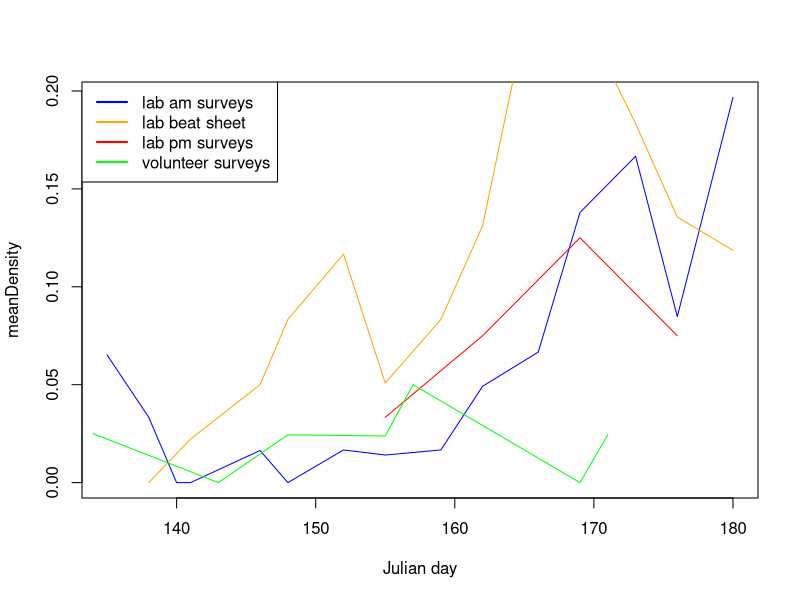
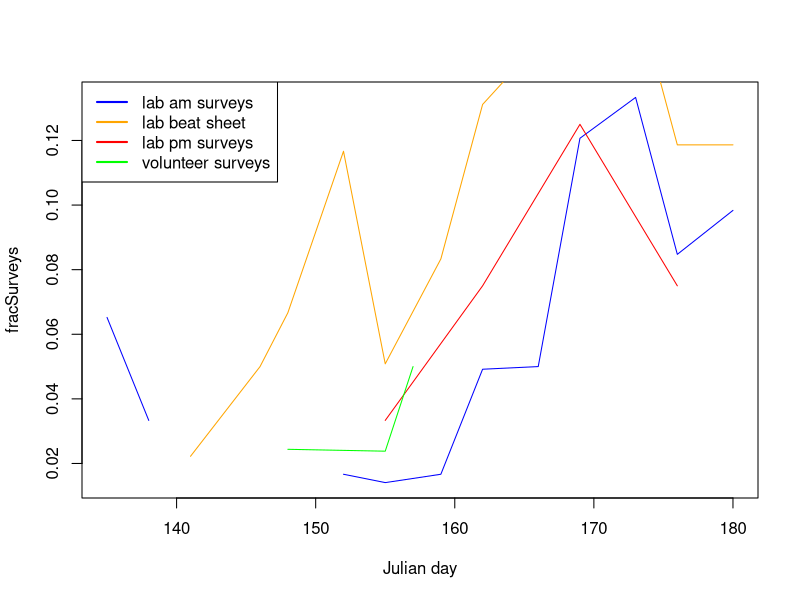
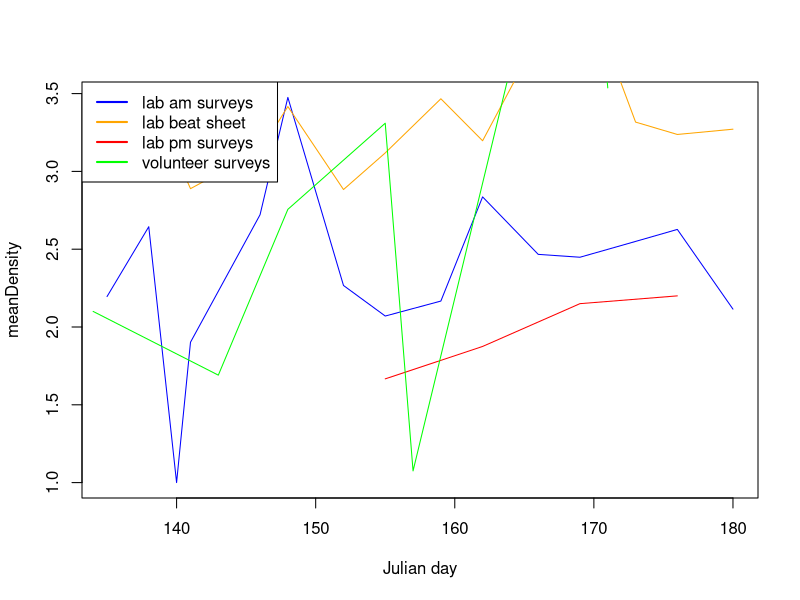
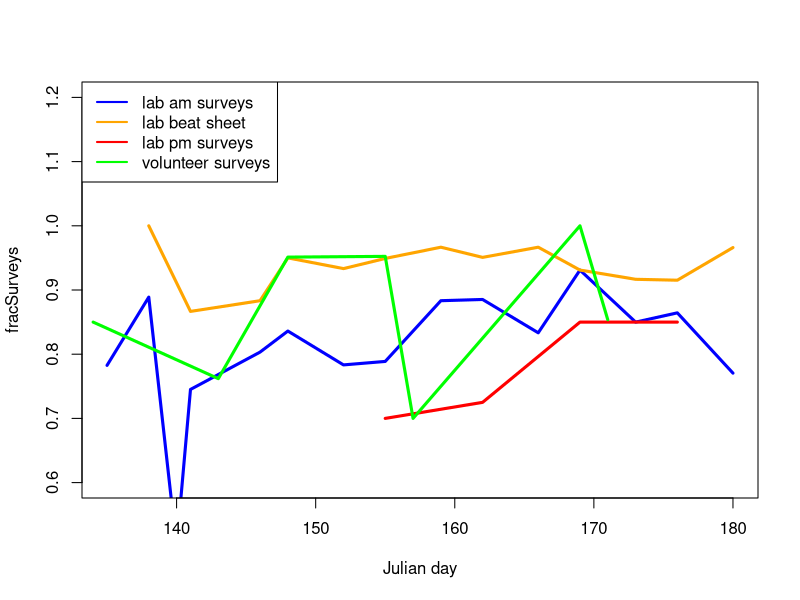
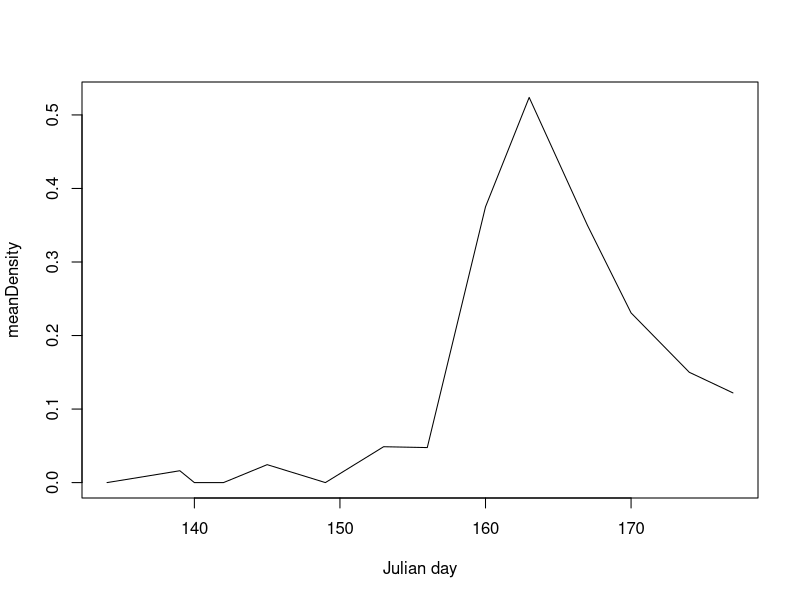

These figures' R source, in order:
################################################
# Script for conducting basic analyses based on 
# Caterpillars Count! data exported from the
# phpMyAdmin project site.

# Data include:
#
# tbl_surveys: date, site, time, and temperature of all survey events
#
# tbl_orders: arthropod observed, their length, and count associated with
#             each survey event

# Load required libraries
library(plyr)
library(dplyr)
library(lubridate)
library(stringr)

# Read in data
surveys = read.csv('data/tbl_surveys.csv', header=F)
orders = read.csv('data/tbl_orders.csv', header=F)

names(surveys) = c('surveyID', 'site', 'userID', 'circle', 'survey', 'dateStart',
                   'dateSubmit', 'tempMin', 'tempMax', 'notes', 'plantSp',
                   'herbivory', 'photo', 'isValid')
names(orders) = c('recordID', 'surveyID', 'arthropod', 'length', 'notes',
                  'count', 'photo', 'time', 'isValid')

# Convert 'survey' field to character from factor
surveys$survey = as.character(surveys$survey)


# Merge orders and surveys table
orders2 = merge(surveys, orders, by = 'surveyID', all.x = T)

orders2$date = as.POSIXlt(word(orders2$dateStart, 1, sep = " "), format = "%m/%d/%Y")
orders2$julianday = yday(orders2$date)

orders3 = orders2[, c('surveyID', 'userID','site', 'survey', 'circle', 'date','julianday',
                      'plantSp','herbivory','arthropod','length',
                      'count','notes.y','notes.x')]

# Add column with arthopod order code
arthcodes = read.csv('arth_codes.csv', header=T)
arthcodes1 = arthcodes[, c('ArthCode', 'DataName')]
names(arthcodes1) = c('arthCode', 'arthropod')
orders4 <- merge(orders3, arthcodes1, all.x = TRUE, sort = FALSE)
orders4 <- orders4[, c('surveyID', 'userID','site', 'survey', 'circle', 'date','julianday',
                        'plantSp','herbivory','arthropod','arthCode','length',
                        'count','notes.y','notes.x')]
orders4 <- orders4[order(orders4$date),]

# Add a column indicating if the leaves were wet
orders4$wetLeaves = c()
tempwet <- sort(c(grep("wet leaves", orders4$notes.x), grep("Wet leaves", orders4$notes.x), 
      grep("very dewy", orders4$notes.x), grep("Wet Leaves", orders4$notes.x)))
orders4$wetLeaves = rep('no', nrow(orders4))
orders4$wetLeaves[tempwet] = 'yes'

#tempwet$wetLeaves = 'yes'
#tempwet1 <- tempwet[, c('surveyID', 'wetLeaves')]
#orders5 <- merge(orders4, tempwet1, by = 'wetLeaves', all.x = T)
#orders5$wetLeaves[is.na(orders5$wetLeaves)] = 'no'


# temp fix of date class
orders4$date = as.character(orders4$date)

# add a year column
tempdate <- substring(orders4$date, 1, 4)
orders4$year = tempdate

# List of unique survey events
events = unique(orders4[, c("surveyID", "userID", "date", "year", "julianday", "site", "circle", "survey")])


# Function for checking survey events for a given site and year

surveyCount = function(events, site, year) {
  subevents = subset(events, site == site & year == year)
  #Count number of survey locations per date
  survcount1 = data.frame(table(subevents$date))
  names(survcount1) = c('date', 'numSurveys')                        
  survcount2 = data.frame(table(subevents[, c('date', 'circle', 'survey')]))
  zerocounts = survcount2[survcount2$Freq == 0,]
  zerocounts = zerocounts[order(zerocounts$date, zerocounts$circle, zerocounts$survey),]
  multicounts = survcount2[survcount2$Freq > 1,]
  multicounts = multicounts[order(multicounts$date, multicounts$circle, multicounts$survey),]
}





# Calculate mean density per survey

meanDensityByDay = function(surveyData,            # merged dataframe of surveys and orders tables
                       ordersToInclude = 'All',       # which arthropod orders to calculate density for (codes)
                       byTreeSpecies = FALSE, # do we want to calculate densities separately for each tree?
                       minLength = 0,         # minimum arthropod size to include
                       inputYear,
                       inputSite, 
                       plot = F,
                       plotVar = 'meanDensity', # 'meanDensity' or 'fracSurveys'
                       new = T,
                       color = 'black',
                       ...)                  
  
  {
  dataYearSite = surveyData[surveyData$year == inputYear & surveyData$site == inputSite, ]
  effortByDay = data.frame(table(unique(dataYearSite[, c('surveyID', 'julianday')])$julianday))
  names(effortByDay) = c('julianday', 'numSurveys')
  
  if(ordersToInclude=='All') {
    ordersToInclude = unique(surveyData$arthCode)
  }
  
  temp = filter(surveyData,
                surveyData$year == inputYear & 
                surveyData$site == inputSite &
                length >= minLength & 
                arthCode %in% ordersToInclude)
  
  
  if (byTreeSpecies) {
    temp2 = ddply(temp, .(site, julianday, year, plantSp), summarize, 
                  totalCount = sum(count))
    
  } else {
    temp2 = ddply(temp, .(site, julianday, year), summarize, 
                  totalCount = sum(count), numSurveysGTzero = length(unique(surveyID[count > 0])))
  }
  
  temp3 = merge(effortByDay, temp2[, c('julianday', 'totalCount', 'numSurveysGTzero')], 
                by = 'julianday', all = T)
  temp3$totalCount[is.na(temp3$totalCount)] = 0
  temp3$meanDensity = temp3$totalCount/temp3$numSurveys
  temp3$fracSurveys = temp3$numSurveysGTzero / temp3$numSurveys
  temp3$julianday = as.numeric(as.character(temp3$julianday))
  if (plot & new) {
    plot(temp3$julianday, temp3[, plotVar], type = 'l', 
         col = color, xlab = "Julian day", ylab = plotVar, ...)
  } else if (plot & new==F) {
    points(temp3$julianday, temp3[, plotVar], type = 'l', col = color, ...)
  }
  return(temp3)
}





# Create different subsets of data for beat sheets vs visual surveys, 
# morning versus afternoon, etc. Also, try to pull out the number of leaves
# for the BEAT SHEETs.


# Separating the data:

# For the word function:
library(stringr)

# All visual surveys
visualsurvey = orders4[!grepl("BEAT SHEET", orders4$notes.x),]

# Botanical Garden visual surveys
visualsurveybg = visualsurvey[visualsurvey$site == 8892356,]

# Prairie Ridge visual surveys
visualsurveypr = visualsurvey[visualsurvey$site == 117,]


# For separating the Prairie Ridge data:

# Our visual surveys ONLY, not including repeat surveys
# Checked data and "REPEAT SURVEY" only format used so far to indicate
tempvis = visualsurveypr[!grepl("REPEAT SURVEY", visualsurveypr$notes.x),]
labsurvey = tempvis[tempvis$userID %in% c(69, 130, 131, 132), ]

# Our repeat surveys ONLY
repsurvey = visualsurveypr[grep("REPEAT SURVEY", visualsurveypr$notes.x),]

# Volunteer surveys
volsurvey = visualsurveypr[visualsurveypr$userID == 129,]

# Beat sheets and isolating # leaves into a new column
beatsheet = orders4[grep("BEAT SHEET", orders4$notes.x),]
leavesNumTemp <- word(beatsheet$notes.x, -1, sep = "= ")
leavesNumTemp1 <- word(leavesNumTemp, -1, sep = "BEAT SHEET; Leaves  ")
leavesNumTemp2 <- word(leavesNumTemp1, -1, sep = "BEAT SHEET; Leaves=")
leavesNumTemp3 <- word(leavesNumTemp2, 1, sep = ";")
leavesNumTemp4 <- word(leavesNumTemp3, 1, sep = ",")
leavesNumTemp5 <- gsub(" ", "", leavesNumTemp4)
leavesNumTemp6 <- gsub("\n", "", leavesNumTemp5)
leavesNumTemp7 <- gsub("Unknown", "unknown", leavesNumTemp6)
beatsheet$leavesNum <- as.numeric(leavesNumTemp7)


# Pulling out # Leaves, use strsplit(orders4$notes.x, "BEAT SHEET; Leaves = ")
# splitbeat <- strsplit(as.character(beatsheet$notes.x), split = "BEAT SHEET; Leaves = ")
# beatsheet$leavesBeatTemp = splitbeat


# Plotting and calculations

# Prairie Ridge
# temporarily going to take out julian day 170, not a PR day and only one caterpillar seen on one survey
labsurvey1 <- labsurvey[labsurvey$julianday != 170, ]

twoorders <- c('LEPL', 'ORTH')

# temporarily reducing counts with more than 5 caterpillars to 5 caterpillars:
labsurvey1$count[labsurvey1$arthCode == "LEPL" & labsurvey1$count > 5]
# something weird is happening with NAs, still working on this

# Plot our morning surveys, our beat sheet surveys, our repeat surveys, and the volunteer surveys all on one graph

# Caterpillars only, mean density
PRam = meanDensityByDay(labsurvey1, "LEPL", inputYear = 2015, inputSite = 117, plot = T, plotVar = 'meanDensity', new = T, color = 'blue')
PRbs = meanDensityByDay(beatsheet, "LEPL", inputYear = 2015, inputSite = 117, plot = T, plotVar = 'meanDensity', new = F, color = 'orange')
PRpm = meanDensityByDay(repsurvey, "LEPL", inputYear = 2015, inputSite = 117, plot = T, plotVar = 'meanDensity', new = F, color = 'red')
PRvol = meanDensityByDay(volsurvey, "LEPL", inputYear = 2015, inputSite = 117, plot = T, plotVar = 'meanDensity', new = F, color = 'green')
legend("topleft", c('lab am surveys', 'lab beat sheet', 'lab pm surveys', 'volunteer surveys'),lwd = 2, lty = 'solid', 
       col = c('blue', 'orange', 'red', 'green'))

# Caterpillars only, fraction of surveys with at least one caterpillar
PRam = meanDensityByDay(labsurvey1, "LEPL", inputYear = 2015, inputSite = 117, plot = T, plotVar = 'fracSurveys', new = T, color = 'blue')
PRbs = meanDensityByDay(beatsheet, "LEPL", inputYear = 2015, inputSite = 117, plot = T, plotVar = 'fracSurveys', new = F, color = 'orange')
PRpm = meanDensityByDay(repsurvey, "LEPL", inputYear = 2015, inputSite = 117, plot = T, plotVar = 'fracSurveys', new = F, color = 'red')
PRvol = meanDensityByDay(volsurvey, "LEPL", inputYear = 2015, inputSite = 117, plot = T, plotVar = 'fracSurveys', new = F, color = 'green')
legend("topleft", c('lab am surveys', 'lab beat sheet', 'lab pm surveys', 'volunteer surveys'),lwd = 2, lty = 'solid', 
       col = c('blue', 'orange', 'red', 'green'))

# All orders, mean density
PRam = meanDensityByDay(labsurvey1, "All", inputYear = 2015, inputSite = 117, plot = T, plotVar = 'meanDensity', new = T, color = 'blue')
PRbs = meanDensityByDay(beatsheet, "All", inputYear = 2015, inputSite = 117, plot = T, plotVar = 'meanDensity', new = F, color = 'orange')
PRpm = meanDensityByDay(repsurvey, "All", inputYear = 2015, inputSite = 117, plot = T, plotVar = 'meanDensity', new = F, color = 'red')
PRvol = meanDensityByDay(volsurvey, "All", inputYear = 2015, inputSite = 117, plot = T, plotVar = 'meanDensity', new = F, color = 'green')
legend("topleft", c('lab am surveys', 'lab beat sheet', 'lab pm surveys', 'volunteer surveys'),lwd = 2, lty = 'solid', 
       col = c('blue', 'orange', 'red', 'green'))

# All orders, fraction of surveys with at least one arthropod
PRam = meanDensityByDay(labsurvey1, "All", inputYear = 2015, inputSite = 117, plot = T, plotVar = 'fracSurveys', 
                        new = T, color = 'blue', ylim = c(0.6, 1.2), lwd = 3)
PRbs = meanDensityByDay(beatsheet, "All", inputYear = 2015, inputSite = 117, plot = T, plotVar = 'fracSurveys', 
                        new = F, color = 'orange', lwd = 3)
PRpm = meanDensityByDay(repsurvey, "All", inputYear = 2015, inputSite = 117, plot = T, plotVar = 'fracSurveys', 
                        new = F, color = 'red', lwd = 3)
PRvol = meanDensityByDay(volsurvey, "All", inputYear = 2015, inputSite = 117, plot = T, plotVar = 'fracSurveys', 
                        new = F, color = 'green', lwd = 3)
legend("topleft", c('lab am surveys', 'lab beat sheet', 'lab pm surveys', 'volunteer surveys'),lwd = 2, lty = 'solid', 
       col = c('blue', 'orange', 'red', 'green'))




# Merge each of the subsets above together
PRall1 = merge(PRam[,c('julianday','meanDensity')], PRbs[, c('julianday','meanDensity')], by='julianday', all = T)
names(PRall1) = c('julianday','density_am','density_bs')
PRall2 = merge(PRall1, PRpm[,c('julianday','meanDensity')], by = 'julianday', all = T)
names(PRall2)[4] = 'density_pm'
PRall = merge(PRall2, PRvol[,c('julianday','meanDensity')], by = 'julianday', all = T)
names(PRall)[5] = 'density_vol'


# Botanical Garden
BG = meanDensityByDay(visualsurveybg, 'LEPL', inputYear = '2015', inputSite = 8892356,
                      plot = T, new = T, color = 'black') 




